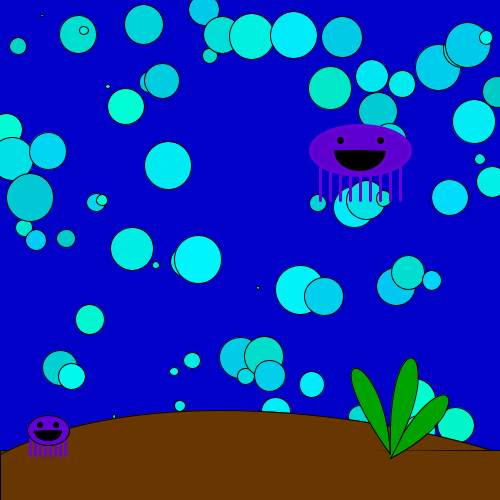
Frame 1 (no input)
Frame 60 (the mouse pressed at the canvas centre just before this capture): identical to frame 1, image omitted
Frame 120 (the mouse held since frame 60 and released just before this capture): identical to frame 1, image omitted

The Processing sketch that drew this single still picture (run headless with seeded random() and noise(); from frame 60 on, the mouse is pressed at the canvas centre):

// Processing sketch: processing_70946
// ── processing_70946.pde

/*****************************************
 * Assignment 02
 * Name:         Angela Mastrianni
 * E-mail:       amastriann@brynmawr.edu  
 * Course:       CS 110 - Section 01
 * Submitted:    09/18
 * 
 * This file contains my interactive sketch of an ocean. The background contains random bubbles, a sea floor, seaweed and jellygfish. 
   Clicking the mouse in different locations will create different colored fish that change size and location based upon location. 
   When a key is pressed, the screen is cleared and the background reappears with different random bubbles.
 ***********************************************/

//set variables
float r;
float g;
float b;

float diam;
float x;
float y;
float jellyLegs;
float finTop; 
float finHeight;
float finRight;
float finLeft;
float tailFin;
float oppositeFinleft;
float oppositeFinright;
float oppositeFinheight;
float oppositeTailfin;

//set up ocean background
void setup () {
  size(500, 500);
  drawBackground();
}

void draw () {
}

//clear background
void keyPressed () {
  drawBackground();
}

void drawBackground() {
  // Draw ocean
  background(0, 0, 200);
  //add bubbles
  while (x < 500) {
    stroke(0);
    strokeWeight(1);
    diam=random(50);
    x=x+6;
    y=random(height);
    fill(0, random(200, 255), random(200, 255));
    ellipse(x, y, diam, diam);
  }
  x=0;
  //add sea floor
  fill(random(100,120), random(50,70), 0);
  rect(0, 450, 500, 50);
  bezier(0, 454, 141, 380, 376, 414, 491, 450);
  //add seaweed
  fill(0, random(150,220), 0);
  bezier(390, 458, 387, 344, 303, 333, 390, 454);
  bezier(390, 458, 484, 410, 450, 345, 390, 454);
  bezier(390, 458, 455, 343, 385, 308, 390, 454);
  //add baby jellyfish
  fill(random(90,100), 0, random(200,220));
  stroke(105, 0, 212);
  strokeWeight(3);
  int x=30;
  while (x<70) {
    line(x, 435, x, 455);
    x=x+5;
  }
  stroke(0);
  strokeWeight(1);
  ellipse(48, 430, 42, 30);
  fill(0);
  ellipse(40, 425, 5, 5);
  ellipse(56, 425, 5, 5);
  arc(48, 430, 28, 22, 0.041, 3.067);
  //add big jellyfish
  fill(random(90,100), 0, random(200,220));
  stroke(105, 0, 212);
  strokeWeight(3);
  int jellyLegs =320;
  while (jellyLegs <410) {
    line(jellyLegs, 150, jellyLegs, 200);
    jellyLegs=jellyLegs+10;
  }
  ellipse(360, 150, 100, 50);
  fill(0);
  ellipse(340, 140, 10, 10);
  ellipse(380, 140, 10, 10);
  arc(360, 150, 56, 46, 0.043, 3.121);
}


//add fish that change direction based on location
void mousePressed () {
  r=random(0, 255);
  g=random(0, 255);
  b=random(0, 255);
  finHeight= mouseY-50;
  finRight=mouseX+30;
  finLeft=mouseX-50;
  oppositeFinheight= mouseY+50;
  oppositeFinright= mouseX-30;
  oppositeFinleft= mouseX+50;
  tailFin= mouseX+70;
  oppositeTailfin= mouseX-70;
  stroke(0);
  strokeWeight(1);  
  if (mouseY>250) {
    fill(r, g, b);
    triangle(finLeft, mouseY, finRight, finHeight, finRight, mouseY);
    triangle(oppositeFinleft, mouseY, tailFin, oppositeFinheight, tailFin, finHeight);
    ellipse(mouseX, mouseY, 100, random(50, 70)); 
    fill(0);
    ellipse(mouseX-25, mouseY-5, 10, 10);
  } 
  else {
    fill(r, g, b);
    triangle(oppositeFinleft, mouseY, oppositeFinright, finHeight, oppositeFinright, mouseY);
    triangle(finLeft, mouseY, oppositeTailfin, oppositeFinheight, oppositeTailfin, finHeight);
    ellipse(mouseX, mouseY, 100, random(20, 40)); 
    fill(0);
    ellipse(mouseX+25, mouseY-5, 10, 10);
  }
}
